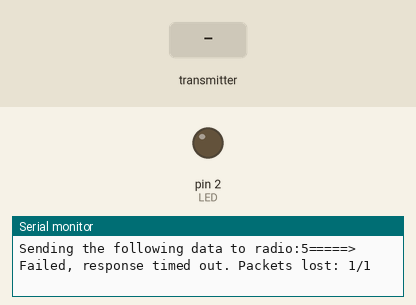
Recording of a sketch running on a simulated Arduino Uno, built with avr-gcc and run on an emulated ATmega328P. On the bench: output pins drawn as LEDs (lit = HIGH), the last lines printed to the serial monitor. Dashed ring = blinking. The inputs (shaded band) are chosen by the test bench. No radio packets arrive unless stated.

Above: at 1.2 s.
1.3 s: the transmitter starts sending data.0 = 0
At 2.06 s:
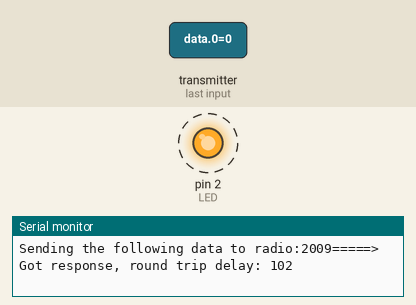
Timing chart, 0 to 10.3 s (numbered marks = the images above; inputs shaded):
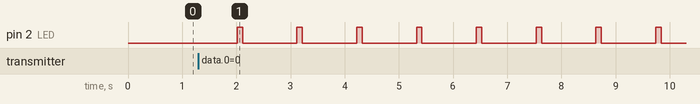

The sketch:

pro_micro_transmit_nrf24L01.ino
```cpp
#include <SPI.h>
#include <RF24.h>
#include "printf.h"

#define LED 2
#define RF_CS 9
#define RF_CSN 10
RF24 radio(RF_CS, RF_CSN);
const uint64_t pipes[2] = { 0xe7e7e7e7e7LL, 0xc2c2c2c2c2LL };
long packets_lost=0;
long packets_sent=0;

void setup() {
  Serial.begin(115200);
  printf_begin();
  pinMode(LED, OUTPUT);
  radio.begin();
  radio.setChannel(1);
  radio.setPALevel(RF24_PA_MAX);
  radio.setDataRate(RF24_250KBPS);
//  radio.setCRCLength(RF24_CRC_8);
//  radio.write_register(DYNPD,0);
  radio.setRetries(15,15);
  radio.openWritingPipe(pipes[0]);
  radio.openReadingPipe(1, pipes[1]);
  radio.startListening();
  radio.printDetails();
}

void loop() {
  unsigned long time = millis();

  long data[8];  // we'll transmit a 32 byte packet
  data[0] = millis();      // our first byte in the pcaket will just be the number 99.

  Serial.print("Sending the following data to radio:");Serial.print(data[0]);
  // transmit the data
  radio.stopListening();
  radio.write( &data, sizeof(data) );
  radio.startListening();
  packets_sent++;   // count sent packets
  // listen for acknowledgement from the receiver
  unsigned long started_waiting_at = millis();
  bool timeout = false;
  while (!radio.available() && ! timeout)
    if (millis() - started_waiting_at > 1000 )
      timeout = true;

  if (timeout){
    Serial.print("=====> Failed, response timed out. Packets lost: ");
    Serial.print(++packets_lost);  //count packets lost
    Serial.print("/");
    Serial.println(packets_sent);
  } else {
    // the receiver is just going to spit the data back
    radio.read( &data, sizeof(data) );
    digitalWrite(LED, HIGH);
    delay(100);  // light up the LED for 100ms if it worked.
    digitalWrite(LED, LOW);
    Serial.print("=====> Got response, round trip delay: ");
    Serial.println(millis() - started_waiting_at);
  }

  delay(1000); // wait a second and do it again.
}

// https://gist.github.com/bryanthompson/ef4ecf24ad36410f077b
```

printf.h
```cpp
// (licence header left out)
/**
 * @file printf.h
 *
 * Setup necessary to direct stdout to the Arduino Serial library, which
 * enables 'printf'
 */

#ifndef __PRINTF_H__
#define __PRINTF_H__

#ifdef ARDUINO

int serial_putc( char c, FILE * )
{
  Serial.write( c );

  return c;
}

void printf_begin(void)
{
  fdevopen( &serial_putc, 0 );
}

#else
#error This example is only for use on Arduino.
#endif // ARDUINO

#endif // __PRINTF_H__
```

Measured:
- after the input at 1.3 s, pin 2 (LED): alternates HIGH for 0.10 s and LOW for 1.0 s, starting after 0.71 s
